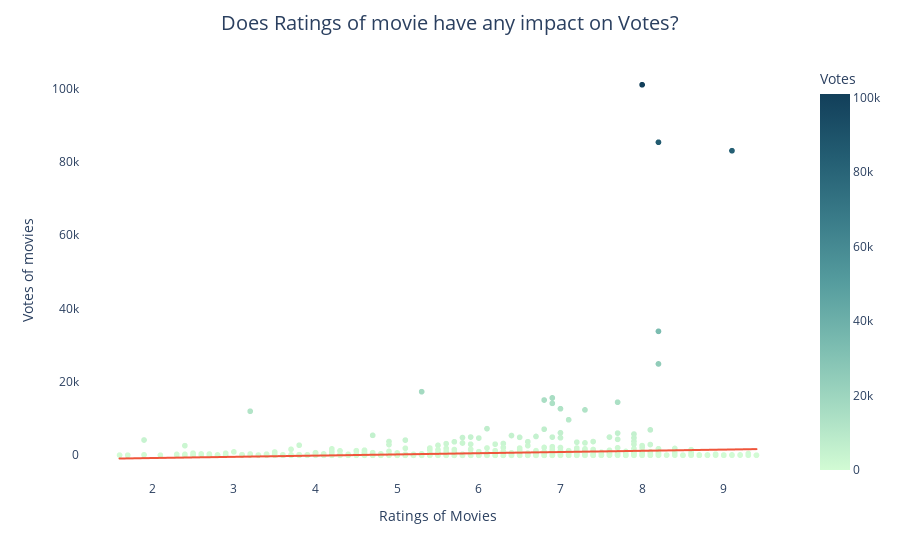

Notebook cell for this chart:
### Code cell
fig_rat_votes = px.scatter(data, x = 'Rating', y = 'Votes', trendline='ols', color = "Votes", color_continuous_scale = "darkmint")
fig_rat_votes.update_layout(title='Does Ratings of movie have any impact on Votes?', title_x=0.5, title_pad=dict(t=20), title_font=dict(size=20), xaxis_title='Ratings of Movies', yaxis_title='Votes of movies', xaxis=dict(showgrid=False), yaxis=dict(showgrid=False), plot_bgcolor = 'white')
fig_rat_votes.show()

### Figure 1 — Plotly figure (JSON) as saved in the notebook; plotly's stock layout.template omitted (floating-point values rounded to 4 significant figures; data arrays with more than 128 entries replaced by an {"elided": "..."} marker saying what was removed)
{"data": [{"hovertemplate": "Rating=%{x}<br>Votes=%{marker.color}<extra></extra>", "legendgroup": "", "marker": {"color": {"elided": "1528 int values"}, "coloraxis": "coloraxis", "symbol": "circle"}, "mode": "markers", "name": "", "showlegend": false, "type": "scattergl", "x": {"elided": "1528 float values"}, "xaxis": "x", "y": {"elided": "1528 int values"}, "yaxis": "y"}, {"hovertemplate": "<b>OLS trendline</b><br>Votes = 328.562 * Rating + -1411.09<br>R<sup>2</sup>=0.011587<br><br>Rating=%{x}<br>Votes=%{y} <b>(trend)</b><extra></extra>", "legendgroup": "", "marker": {"symbol": "circle"}, "mode": "lines", "name": "", "showlegend": false, "type": "scattergl", "x": {"elided": "1528 float values"}, "xaxis": "x", "y": {"elided": "1528 float values"}, "yaxis": "y"}], "layout": {"coloraxis": {"colorbar": {"title": {"text": "Votes"}}, "colorscale": [[0, "rgb(210, 251, 212)"], [0.1667, "rgb(165, 219, 194)"], [0.3333, "rgb(123, 188, 176)"], [0.5, "rgb(85, 156, 158)"], [0.6667, "rgb(58, 124, 137)"], [0.8333, "rgb(35, 93, 114)"], [1, "rgb(18, 63, 90)"]]}, "legend": {"tracegroupgap": 0}, "margin": {"t": 60}, "plot_bgcolor": "white", "title": {"font": {"size": 20}, "pad": {"t": 20}, "text": "Does Ratings of movie have any impact on Votes?", "x": 0.5}, "xaxis": {"anchor": "y", "domain": [0, 1], "showgrid": false, "title": {"text": "Ratings of Movies"}}, "yaxis": {"anchor": "x", "domain": [0, 1], "showgrid": false, "title": {"text": "Votes of movies"}}}}
